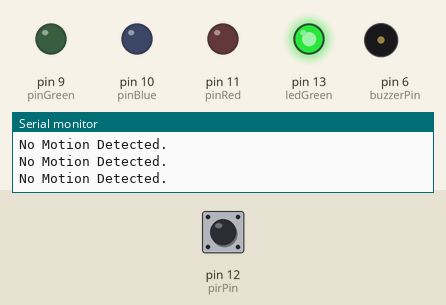
Recording of a sketch running on a simulated Arduino Uno, built with avr-gcc and run on an emulated ATmega328P. Shown: output pins drawn as LEDs (lit = HIGH), buzzer (waves = sounding), the last lines printed to the serial monitor. Dashed ring = blinking. Inputs (shaded band) come from the test bench; at power-on: pin 12 (pirPin) LOW.

Above: at 6.2 s.
6.3 s: pin 12 (pirPin) driven HIGH
At 6.7 s:
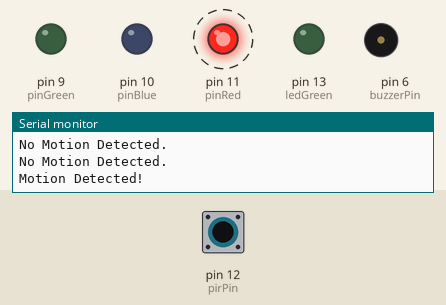
9.3 s: pin 12 (pirPin) driven LOW
At 9.53 s:
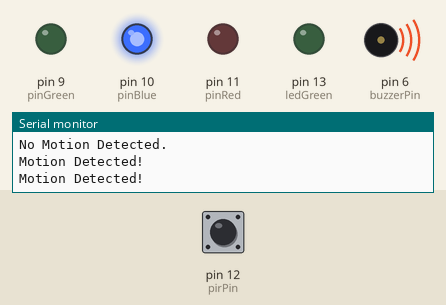
12.3 s: pin 12 (pirPin) pulsed HIGH 2 times (0.12 s each, 0.3 s apart)
At 13.2 s:
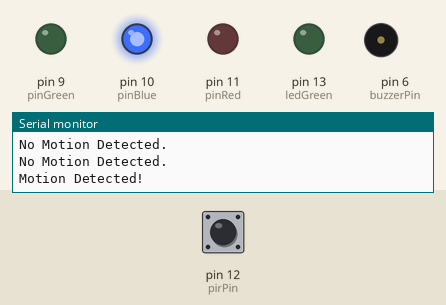
15.9 s: pin 12 (pirPin) pulsed HIGH 5 times (0.12 s each, 0.3 s apart)
At 16.3 s:
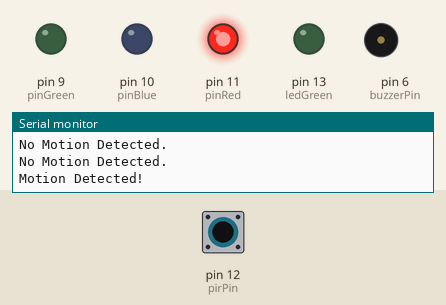
Timing chart, 0 to 19.1 s (numbered marks = the images above; inputs shaded):
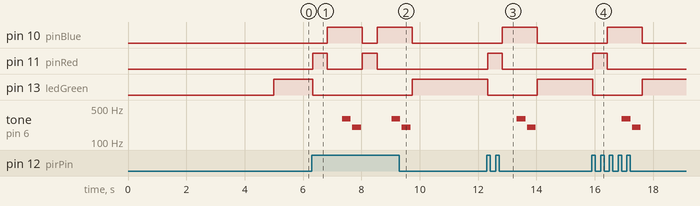

Measured:
- after the input at 6.3 s, pin 10 (pinBlue): LOW → HIGH after 0.54 s, → LOW 1.2 s later, → HIGH 0.50 s later; pin 11 (pinRed): alternates HIGH for 0.50 s and LOW for 1.2 s, starting at once; pin 13 (ledGreen): HIGH → LOW at once; tone on pin 6 (buzzerPin): plays 300 Hz for 0.30 s, 200 Hz for 0.30 s, 300 Hz for 0.26 s, starting after 1.0 s
- after the input at 9.3 s, pin 10 (pinBlue): goes on until 9.7 s, then stays LOW; pin 11 (pinRed): stops changing and stays LOW; pin 13 (ledGreen): LOW → HIGH after 0.44 s; tone on pin 6 (buzzerPin): goes on until 9.7 s, then stays silent
- after the input at 12.3 s, pin 10 (pinBlue): LOW → HIGH after 0.53 s, → LOW 1.2 s later; pin 11 (pinRed): LOW → HIGH at once, → LOW 0.50 s later; pin 13 (ledGreen): HIGH → LOW at once, → HIGH 1.7 s later; tone on pin 6 (buzzerPin): silent → 300 Hz after 1.0 s, → silent 0.30 s later, → 200 Hz 0.05 s later, → silent 0.30 s later
- after the input at 15.9 s, pin 10 (pinBlue): LOW → HIGH after 0.53 s, → LOW 1.2 s later; pin 11 (pinRed): LOW → HIGH at once, → LOW 0.50 s later; pin 13 (ledGreen): HIGH → LOW at once, → HIGH 1.7 s later; tone on pin 6 (buzzerPin): silent → 300 Hz after 1.0 s, → silent 0.30 s later, → 200 Hz 0.05 s later, → silent 0.30 s later

The sketch:

oldMotionDetector_aug6a.ino
```cpp
const int ledGreen = 13;     // LED
const int pinRed = 11;       // RGB LED red pin
const int pinBlue = 10;      // RGB LED blue pin
const int pinGreen = 9;      // RGB LED green pin
const int buzzerPin = 6;     // Piezo Buzzer pin
int pirPin = 12;             // PIR sensor signal pin
int pirStat = 0;             // PIR sensor status

void setup() {
  pinMode(ledGreen, OUTPUT);
  pinMode(pinRed, OUTPUT);
  pinMode(pinBlue, OUTPUT);
  pinMode(pinGreen, OUTPUT);
  pinMode(buzzerPin, OUTPUT);
  pinMode(pirPin, INPUT);
  Serial.begin(9600);
  Serial.println("Warming Up...");
  delay(5000);
  Serial.println("Ready..");

}

void loop() {
  pirStat = digitalRead(pirPin);
  if (pirStat == HIGH) {
    Serial.println("Motion Detected!");
    digitalWrite(ledGreen, LOW);
    policeLights();
  } else {
    digitalWrite(ledGreen, HIGH);
    everythingIsFine();
    Serial.println("No Motion Detected.");
  }
}

void setColor(int red, int green, int blue) {
  analogWrite(pinRed, red);
  analogWrite(pinGreen, green);
  analogWrite(pinBlue, blue);
}

void policeLights() {
  setColor(255, 0, 0);
  delay(500);
  setColor(0, 0, 255);
  delay(500);
  motionDetected();
}

void everythingIsFine() {
  setColor(0, 0, 0);
  noMotion();
}

void motionDetected() {
  tone(buzzerPin, 300, 300);  // Low buzz
  delay(350);
  tone(buzzerPin, 200, 300);  // Lower buzz
  delay(350);
}

void noMotion() {
  noTone(buzzerPin);
}
```
